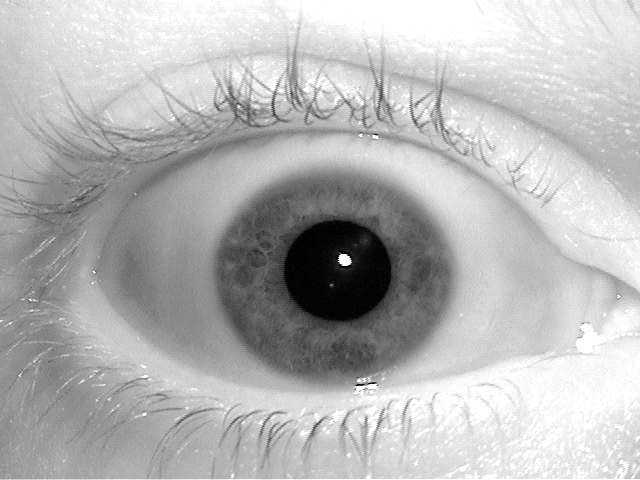
%> input picture HW2/2008-03-11_13/04233/04233d1700.tiff, 640 x 480 px
$ octave --eval "result = createiristemplate('2008-03-11_13/04233/04233d1700.tiff');"   (GNU Octave 9; MATLAB toolbox functions it lacks are replaced by stand-ins)
%> lines starting %> are read from the running program, lines starting %| are printed output that depends on the picture; in (x1, y1, x2, y2) boxes, pixels count from 0 and x2, y2 are one past the last pixel; in counts of white or black regions, pixels touching at a corner belong together; the program's own positions count from 1
%> in createiristemplate, eyeimage is the input picture: size 480x640 uint8; min 0, max 255, mean 181.9
### HW2/Segmentation/canny.m
% CANNY - Canny edge detection
%
% Function to perform Canny edge detection. Code uses modifications as
% suggested by Fleck (IEEE PAMI No. 3, Vol. 14. March 1992. pp 337-345)
%
% Usage: [gradient or] = canny(im, sigma)
%
% Arguments:   im       - image to be procesed
%              sigma    - standard deviation of Gaussian smoothing filter
%                      (typically 1)
%		       scaling  - factor to reduce input image by
%		       vert     - weighting for vertical gradients
%		       horz     - weighting for horizontal gradients
%
% Returns:     gradient - edge strength image (gradient amplitude)
%              or       - orientation image (in degrees 0-180, positive
%                         anti-clockwise)
%
% See also:  NONMAXSUP, HYSTHRESH

% Author:
% Peter Kovesi
% Department of Computer Science & Software Engineering
% The University of Western Australia
% pk@cs.uwa.edu.au  www.cs.uwa.edu.au/~pk
%
% April 1999    Original version
% January 2003  Error in calculation of d2 corrected
% March 2003	Modified to accept scaling factor and vertical/horizontal
%		        gradient bias (Libor Masek)

function [gradient, or] = canny(im, sigma, scaling, vert, horz)
%> called with sigma = 2, scaling = 0.4, vert = 1, horz = 0

xscaling = vert;
yscaling = horz;

hsize = [6*sigma+1, 6*sigma+1];   % The filter size.

gaussian = fspecial('gaussian',hsize,sigma);
im = filter2(gaussian,im);        % Smoothed image.

im = imresize(im, scaling);
%> im: size 192x256 double

[rows, cols] = size(im);

h =  [  im(:,2:cols)  zeros(rows,1) ] - [  zeros(rows,1)  im(:,1:cols-1)  ];
v =  [  im(2:rows,:); zeros(1,cols) ] - [  zeros(1,cols); im(1:rows-1,:)  ];
d1 = [  im(2:rows,2:cols) zeros(rows-1,1); zeros(1,cols) ] - ...
                               [ zeros(1,cols); zeros(rows-1,1) im(1:rows-1,1:cols-1)  ];
d2 = [  zeros(1,cols); im(1:rows-1,2:cols) zeros(rows-1,1);  ] - ...
                               [ zeros(rows-1,1) im(2:rows,1:cols-1); zeros(1,cols)   ];

X = ( h + (d1 + d2)/2.0 ) * xscaling;
Y = ( v + (d1 - d2)/2.0 ) * yscaling;
%> Y: size 192x256 double; every value is 0

gradient = sqrt(X.*X + Y.*Y); % Gradient amplitude.

or = atan2(-Y, X);            % Angles -pi to + pi.
neg = or<0;                   % Map angles to 0-pi.
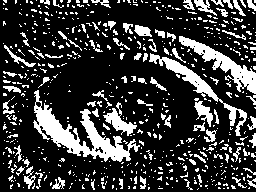
%> neg: size 192x256 logical; 22.5% white; 628 white regions (544 under 20 px), largest, box (x1, y1, x2, y2) and area: (33, 90, 140, 162) 2195, (179, 36, 256, 94) 1137, (149, 53, 247, 136) 999
or = or.*~neg + (or+pi).*neg;
%> or: size 192x256 double; values 0 (black) and 3.14 (white), 23.2% white; 592 white regions (469 under 20 px), largest, box (x1, y1, x2, y2) and area: (80, 59, 137, 111) 869, (37, 46, 105, 101) 464, (31, 7, 84, 47) 402
or = or*180/pi;               % Convert to degrees.

### HW2/Segmentation/adjgamma.m
% ADJGAMMA - Adjusts image gamma.
%
% function g = adjgamma(im, g)
%
% Arguments:
%            im     - image to be processed.
%            g      - image gamma value.
%                     Values in the range 0-1 enhance contrast of bright
%                     regions, values > 1 enhance contrast in dark
%                     regions.

% Author: Peter Kovesi
% Department of Computer Science & Software Engineering
% The University of Western Australia
% pk@cs.uwa.edu.au     www.cs.uwa.edu.au/~pk
% July 2001

function newim = adjgamma(im, g)
%> called with g = 1.9

    if g <= 0
	error('Gamma value must be > 0');
    end

    if isa(im,'uint8');
	newim = double(im);
    else
	newim = im;
    end

    % rescale range 0-1
    newim = newim-min(min(newim));
    newim = newim./max(max(newim));

    newim =  newim.^(1/g);   % Apply gamma function

### HW2/Segmentation/nonmaxsup.m
% NONMAXSUP
%
% Usage:
%          im = nonmaxsup(inimage, orient, radius);
%
% Function for performing non-maxima suppression on an image using an
% orientation image.  It is assumed that the orientation image gives
% feature normal orientation angles in degrees (0-180).
%
% input:
%   inimage - image to be non-maxima suppressed.
%
%   orient  - image containing feature normal orientation angles in degrees
%             (0-180), angles positive anti-clockwise.
%
%   radius  - distance in pixel units to be looked at on each side of each
%             pixel when determining whether it is a local maxima or not.
%             (Suggested value about 1.2 - 1.5)
%
% Note: This function is slow (1 - 2 mins to process a 256x256 image).  It uses
% bilinear interpolation to estimate intensity values at ideal, real-valued pixel
% locations on each side of pixels to determine if they are local maxima.
%
% Peter Kovesi     pk@cs.uwa.edu.au
% Department of Computer Science
% The University of Western Australia
%
% December 1996

function im = nonmaxsup(inimage, orient, radius)
%> called with radius = 1.5

if size(inimage) ~= size(orient)
  error('image and orientation image are of different sizes');
end

if radius < 1
  error('radius must be >= 1');
end

[rows,cols] = size(inimage);
im = zeros(rows,cols);        % Preallocate memory for output image for speed
iradius = ceil(radius);

% Precalculate x and y offsets relative to centre pixel for each orientation angle

angle = [0:180].*pi/180;    % Array of angles in 1 degree increments (but in radians).
xoff = radius*cos(angle);   % x and y offset of points at specified radius and angle
yoff = radius*sin(angle);   % from each reference position.

hfrac = xoff - floor(xoff); % Fractional offset of xoff relative to integer location
vfrac = yoff - floor(yoff); % Fractional offset of yoff relative to integer location

orient = fix(orient)+1;     % Orientations start at 0 degrees but arrays start
                            % with index 1.

% Now run through the image interpolating grey values on each side
% of the centre pixel to be used for the non-maximal suppression.

for row = (iradius+1):(rows - iradius)
  for col = (iradius+1):(cols - iradius)

    or = orient(row,col);   % Index into precomputed arrays

    x = col + xoff(or);     % x, y location on one side of the point in question
    y = row - yoff(or);

    fx = floor(x);          % Get integer pixel locations that surround location x,y
    cx = ceil(x);
    fy = floor(y);
    cy = ceil(y);
    tl = inimage(fy,fx);    % Value at top left integer pixel location.
    tr = inimage(fy,cx);    % top right
    bl = inimage(cy,fx);    % bottom left
    br = inimage(cy,cx);    % bottom right

    upperavg = tl + hfrac(or) * (tr - tl);  % Now use bilinear interpolation to
    loweravg = bl + hfrac(or) * (br - bl);  % estimate value at x,y
    v1 = upperavg + vfrac(or) * (loweravg - upperavg);

  if inimage(row, col) > v1 % We need to check the value on the other side...

    x = col - xoff(or);     % x, y location on the `other side' of the point in question
    y = row + yoff(or);

    fx = floor(x);
    cx = ceil(x);
    fy = floor(y);
    cy = ceil(y);
    tl = inimage(fy,fx);    % Value at top left integer pixel location.
    tr = inimage(fy,cx);    % top right
    bl = inimage(cy,fx);    % bottom left
    br = inimage(cy,cx);    % bottom right
    upperavg = tl + hfrac(or) * (tr - tl);
    loweravg = bl + hfrac(or) * (br - bl);
    v2 = upperavg + vfrac(or) * (loweravg - upperavg);

    if inimage(row,col) > v2            % This is a local maximum.
      im(row, col) = inimage(row, col); % Record value in the output image.
    end

   end
  end
end
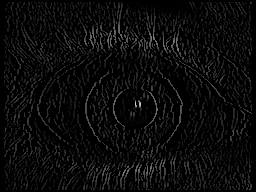
%> im: size 192x256 double; min 0, max 0.819, mean 0.0423
%> after the loop, v2 = 0.177

### HW2/Segmentation/hysthresh.m
% HYSTHRESH - Hysteresis thresholding
%
% Usage: bw = hysthresh(im, T1, T2)
%
% Arguments:
%             im  - image to be thresholded (assumed to be non-negative)
%             T1  - upper threshold value
%             T2  - lower threshold value
%
% Returns:
%             bw  - the thresholded image (containing values 0 or 1)
%
% Function performs hysteresis thresholding of an image.
% All pixels with values above threshold T1 are marked as edges
% All pixels that are adjacent to points that have been marked as edges
% and with values above threshold T2 are also marked as edges. Eight
% connectivity is used.
%
% It is assumed that the input image is non-negative
%
% Peter Kovesi          December 1996  - Original version
%                       March    2001  - Speed improvements made (~4x)

%
% A stack (implemented as an array) is used to keep track of all the
% indices of pixels that need to be checked.
% Note: For speed the number of conditional tests have been minimised
% This results in the top and bottom edges of the image being considered to
% be connected.  This may cause some stray edges to be propagated further than
% they should be from the top or bottom.
%


function bw = hysthresh(im, T1, T2)
%> called with T1 = 0.2, T2 = 0.19

if (T2 > T1 | T2 < 0 | T1 < 0)  % Check thesholds are sensible
  error('T1 must be >= T2 and both must be >= 0 ');
end

[rows, cols] = size(im);    % Precompute some values for speed and convenience.
rc = rows*cols;
rcmr = rc - rows;
rp1 = rows+1;

bw = im(:);                 % Make image into a column vector
pix = find(bw > T1);        % Find indices of all pixels with value > T1
%> pix = 2568 values from 1090 to 48380
npix = size(pix,1);         % Find the number of pixels with value > T1
%> npix = 2568

stack = zeros(rows*cols,1); % Create a stack array (that should never
                            % overflow!)

stack(1:npix) = pix;        % Put all the edge points on the stack
stp = npix;                 % set stack pointer
%> stp = 2568
for k = 1:npix
    bw(pix(k)) = -1;        % mark points as edges
end


% Precompute an array, O, of index offset values that correspond to the eight
% surrounding pixels of any point. Note that the image was transformed into
% a column vector, so if we reshape the image back to a square the indices
% surrounding a pixel with index, n, will be:
%              n-rows-1   n-1   n+rows-1
%
%               n-rows     n     n+rows
%
%              n-rows+1   n+1   n+rows+1

O = [-1, 1, -rows-1, -rows, -rows+1, rows-1, rows, rows+1];

while stp ~= 0            % While the stack is not empty
    v = stack(stp);         % Pop next index off the stack
    stp = stp - 1;

    if v > rp1 & v < rcmr   % Prevent us from generating illegal indices
			    % Now look at surrounding pixels to see if they
                            % should be pushed onto the stack to be
                            % processed as well.
       index = O+v;	    % Calculate indices of points around this pixel.
       for l = 1:8
	   ind = index(l);
	   if bw(ind) > T2   % if value > T2,
	       stp = stp+1;  % push index onto the stack.
	       stack(stp) = ind;
	       bw(ind) = -1; % mark this as an edge point
	   end
       end
    end
end
%> this loop made 2856 passes
%> (v, index) on passes 1 to 7: (48380, [48379 48381 48187 48188 48189 48571 48572 48573]), (48379, [48378 48380 48186 48187 48188 48570 48571 48572]), (48378, [48377 48379 48185 48186 48187 48569 48570 48571]), (48377, [48376 48378 48184 48185 48186 48568 48569 48570]), (48306, [48305 48307 48113 48114 48115 48497 48498 48499]), (48196, [48195 48197 48003 48004 48005 48387 48388 48389]), (48195, [48194 48196 48002 48003 48004 48386 48387 48388])
%> after the loop, ind = 1282; index = [1088 1090 896 897 898 1280 1281 1282]; stp = 0


bw = (bw == -1);            % Finally zero out anything that was not an edge
%> bw = 49152 logical values, 2856 true
bw = reshape(bw,rows,cols); % and reshape the image
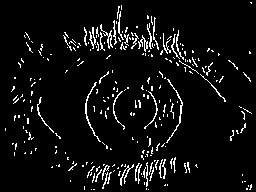
%> bw: size 192x256 logical; 5.8% white in thin lines or dots

### HW2/Segmentation/houghcircle.m
% houghcircle - takes an edge map image, and performs the Hough transform
% for finding circles in the image.
%
% Usage:
% h = houghcircle(edgeim, rmin, rmax)
%
% Arguments:
%	edgeim      - the edge map image to be transformed
%   rmin, rmax  - the minimum and maximum radius values
%                 of circles to search for
% Output:
%	h           - the Hough transform
%
% Author:
% Libor Masek
% masekl01@csse.uwa.edu.au
% School of Computer Science & Software Engineering
% The University of Western Australia
% November 2003

function h = houghcircle(edgeim, rmin, rmax)
%> called with rmin = 32, rmax = 60

[rows,cols] = size(edgeim);
nradii = rmax-rmin+1;
h = zeros(rows,cols,nradii);

[y,x] = find(edgeim~=0);
%> y = 2856 values from 3 to 190; x = 2856 values from 6 to 252

%for each edge point, draw circles of different radii
for index=1:size(y)

    cx = x(index);
    cy = y(index);

    for n=1:nradii

        h(:,:,n) = addcircle(h(:,:,n),[cx,cy],n+rmin);

    end

end
%> this loop made 2856 passes
%> (cx, cy) on passes 1 to 3: (6, 129), (6, 130), (6, 131)

### HW2/Segmentation/findcircle.m
% findcircle - returns the coordinates of a circle in an image using the Hough transform
% and Canny edge detection to create the edge map.
%
% Usage:
% [row, col, r] = findcircle(image,lradius,uradius,scaling, sigma, hithres, lowthres, vert, horz)
%
% Arguments:
%	image		    - the image in which to find circles
%	lradius		    - lower radius to search for
%	uradius		    - upper radius to search for
%	scaling		    - scaling factor for speeding up the
%			          Hough transform
%	sigma		    - amount of Gaussian smoothing to
%			          apply for creating edge map.
%	hithres		    - threshold for creating edge map
%	lowthres	    - threshold for connected edges
%	vert		    - vertical edge contribution (0-1)
%	horz		    - horizontal edge contribution (0-1)
%
% Output:
%	circleiris	    - centre coordinates and radius
%			          of the detected iris boundary
%	circlepupil	    - centre coordinates and radius
%			          of the detected pupil boundary
%	imagewithnoise	- original eye image, but with
%			          location of noise marked with
%			          NaN values
%
% Author:
% Libor Masek
% masekl01@csse.uwa.edu.au
% School of Computer Science & Software Engineering
% The University of Western Australia
% November 2003

function [row, col, r] = findcircle(image,lradius,uradius,scaling, sigma, hithres, lowthres, vert, horz)

lradsc = round(lradius*scaling);
uradsc = round(uradius*scaling);
rd = round(uradius*scaling - lradius*scaling);

% generate the edge image
[I2 or] = canny(image, sigma, scaling, vert, horz);
I3 = adjgamma(I2, 1.9);
I4 = nonmaxsup(I3, or, 1.5);
edgeimage = hysthresh(I4, hithres, lowthres);

% perform the circular Hough transform
h = houghcircle(edgeimage, lradsc, uradsc);

maxtotal = 0;

% find the maximum in the Hough space, and hence
% the parameters of the circle
for i=1:rd

    layer = h(:,:,i);
    [maxlayer] = max(max(layer));


    if maxlayer > maxtotal

        maxtotal = maxlayer;


        r = int32((lradsc+i) / scaling);

        [row,col] = ( find(layer == maxlayer) );


        row = int32(row(1) / scaling); % returns only first max value
        col = int32(col(1) / scaling);

    end

end
%> this loop made 28 passes
%> (maxlayer, maxtotal, row, col) on passes 1, 2, 3, 6, 7, 14, 15: (54, 54, 275, 298), (58, 58, 273, 370), (59, 59, 273, 303), (60, 60, 278, 360), (70, 70, 273, 315), (77, 77, 278, 338), (88, 88, 273, 335)
%> pass 1, in findcircle, `layer = h(:,:,i);`:
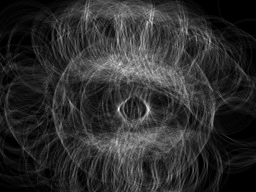
%> layer: size 192x256 double; min 0, max 54, mean 9.7; drawn with min black and max white
%> after the loop, r = 118

### HW2/Segmentation/segmentiris.m
% segmentiris - peforms automatic segmentation of the iris region
% from an eye image. Also isolates noise areas such as occluding
% eyelids and eyelashes.
%
% Usage:
% [circleiris, circlepupil, imagewithnoise] = segmentiris(image)
%
% Arguments:
%	eyeimage		- the input eye image
%
% Output:
%	circleiris	    - centre coordinates and radius
%			          of the detected iris boundary
%	circlepupil	    - centre coordinates and radius
%			          of the detected pupil boundary
%	imagewithnoise	- original eye image, but with
%			          location of noise marked with
%			          NaN values
%
% Author:
% Libor Masek
% masekl01@csse.uwa.edu.au
% School of Computer Science & Software Engineering
% The University of Western Australia
% November 2003

function [circleiris, circlepupil, imagewithnoise] = segmentiris(eyeimage)

% define range of pupil & iris radii

%CASIA
lpupilradius = 28;
upupilradius = 75;
lirisradius = 80;
uirisradius = 150;

% [8 lines of commented-out code are left out]
scaling = 0.4;

reflecthres = 240;

% find the iris boundary
[row, col, r] = findcircle(eyeimage, lirisradius, uirisradius, scaling, 2, 0.20, 0.19, 1.00, 0.00);
%> row = 273; col = 335; r = 118

circleiris = [row col r];
%> circleiris = [273 335 118]

rowd = double(row);
%> rowd = 273
cold = double(col);
%> cold = 335
rd = double(r);
%> rd = 118

irl = round(rowd-rd);
%> irl = 155
iru = round(rowd+rd);
%> iru = 391
icl = round(cold-rd);
%> icl = 217
icu = round(cold+rd);
%> icu = 453

imgsize = size(eyeimage);

if irl < 1
    irl = 1;
end

if icl < 1
    icl = 1;
end

if iru > imgsize(1)
    iru = imgsize(1);
end

if icu > imgsize(2)
    icu = imgsize(2);
end

% to find the inner pupil, use just the region within the previously
% detected iris boundary
imagepupil = eyeimage( irl:iru,icl:icu);

%find pupil boundary
[rowp, colp, r] = findcircle(imagepupil, lpupilradius, upupilradius ,0.6,2,0.25,0.25,1.00,1.00);
%> call 2 of canny, with sigma = 2, scaling = 0.6, vert = 1, horz = 1
%> in canny (call 2), `gradient = sqrt(X.*X + Y.*Y);`:
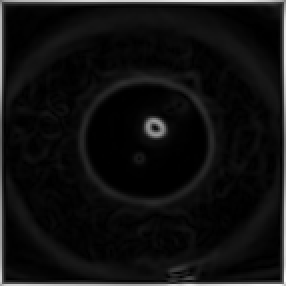
%> gradient: size 143x143 double (shown 2 times larger); min 0.0212, max 441.9, mean 28.8; drawn with min black and max white
%> in canny (call 2), `neg = or<0;`:
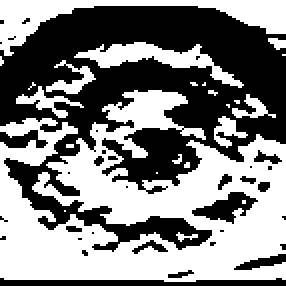
%> neg: size 143x143 logical (shown 2 times larger); 51.6% white; 34 black regions (23 under 20 px), largest, box (x1, y1, x2, y2) and area: (0, 3, 143, 126) 8705, (0, 139, 143, 143) 418, (96, 96, 129, 112) 245
%> in canny (call 2), `or = or.*~neg + (or+pi).*neg;`:
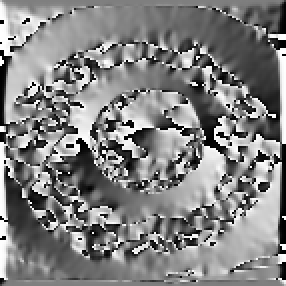
%> or: size 143x143 double (shown 2 times larger); min 1.43e-05, max 3.14, mean 1.6; drawn with min black and max white
%> (the rest of the program and of its run is left out)
